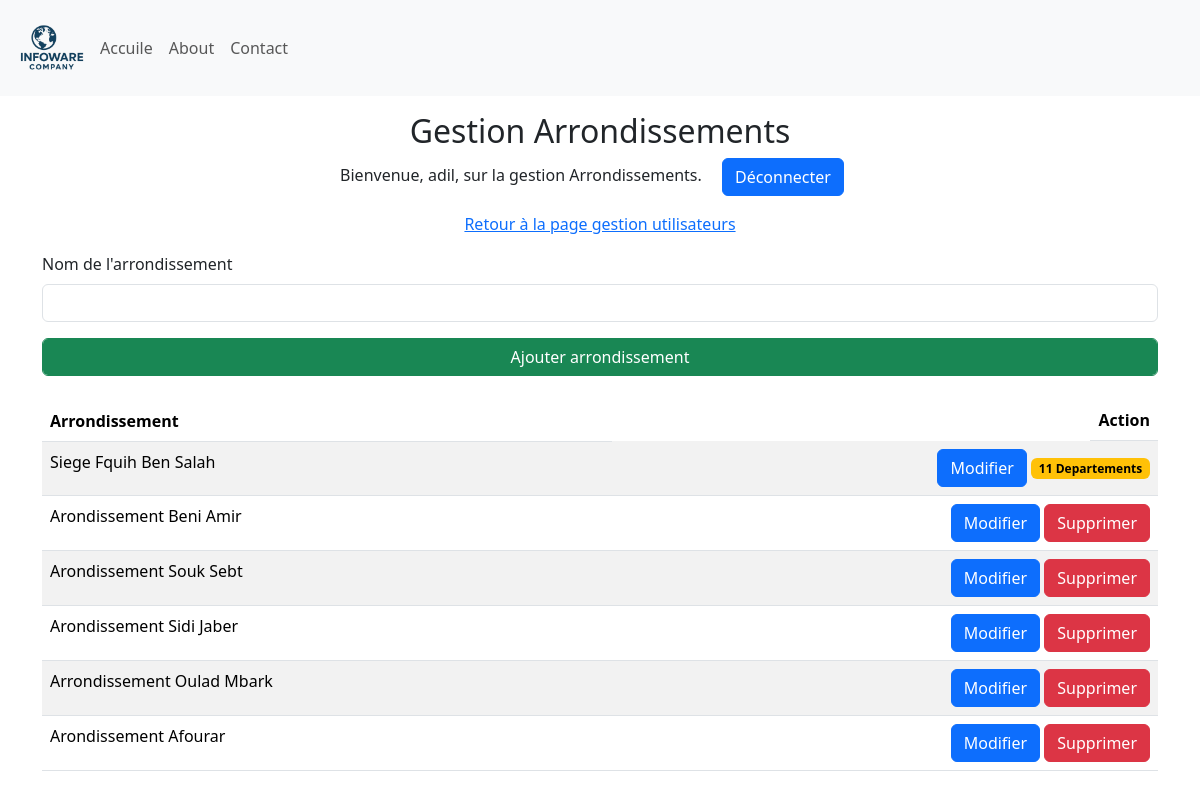
The app's page /manage_Arrondissements (signed in) with its own data.
### Site/models.py (models this page shows, shortened)
class Arondissement(db.Model):
    id = db.Column(db.Integer, primary_key=True)
    arondissement = db.Column(db.String(25), unique=True, nullable=False)
    departement = db.relationship('Departement', backref='Departement', lazy=True)

### Site/dashbord/arrondissement.py (the view, shortened to what this page needs)
@arrondissement.route('/manage_Arrondissements', methods=['GET', 'POST'])
def manage_Arrondissements():
    if 'user' not in session:
        return redirect(url_for('admin.admin'))
    arrondissements = Arondissement.query.all()
    return render_template('manage_Arrondissements.html', name=session['user'], arrondissements=arrondissements)

### Site/templates/manage_Arrondissements.html (shortened to what this page needs)
{% extends 'base.html' %}
{% block body %}
<div class="container-fluid">
    <div class="row">
        <div class="col-12  my-3">
            <div class="text-center">
                <h2>Gestion Arrondissements </h2>
                <p>Bienvenue, {{ name }}, sur la gestion Arrondissements. <a class="mx-3 btn btn-primary" href="{{ url_for('admin.logout') }}"">Déconnecter</a></p>
                <p><a href="{{ url_for('dashbord.manage_users') }}">Retour à la page gestion utilisateurs</a> </p>
            </div>
            <div class="container">
                <form method="POST">
                    <div class="mb-3">
                        <label for="arrondissementName" class="form-label">Nom de l'arrondissement</label>
                        <input type="text" class="form-control" id="arrondissementName" name="arrondissementName" required>
                    </div>
                    <button type="submit" class="form-control btn btn-success">Ajouter arrondissement</button>
                </form>
                <table class="table table-striped mt-4 ">
                    <thead>
                        <tr>
                          <th scope="col">Arrondissement</th>
                          <th class="float-end" scope="col">Action</th>
                        </tr>
                      </thead>
                      <tbody>
                        {% for arrondissement in arrondissements %}
                        <tr>
                          <td>{{ arrondissement.arondissement }}</td>
                          <td>
                            <div class="btn-group float-end" role="group" aria-label="Basic example">
                                <form method="POST" action="{{ url_for('arrondissement.delete_arrondissement', arrondissement_id=arrondissement.id) }}" onsubmit="return confirm('Êtes-vous sûr de vouloir supprimer cet arrondissement ?');">
                                    <a href="{{ url_for('arrondissement.update_arrondissement', arrondissement_id=arrondissement.id) }}" class="btn btn-primary">Modifier</a>
                                    {% if arrondissement.departement | length == 0 %}
                                        <button type="submit" class="btn btn-danger">Supprimer</button>
                                    {% else %}
                                        <span class="badge text-bg-warning"> {{ arrondissement.departement | length }} Departements</span>
                                    {% endif %}
                                </form>
                            </div>
                          </td>
                        </tr>
                        {% endfor %}
                </table>
            </div>
        </div>
    </div>
</div>
{% endblock %}

### Site/static/style.css (style rules this page uses)
* { margin: 0; padding: 0; box-sizing: border-box; }
:root { --primary-color: #0056b3; --secondary-color: #f8f9fa; --text-color: #333; --highlight-color: #007bff; }
body { font-family: 'Segoe UI', Tahoma, Geneva, Verdana, sans-serif; }

### records on screen
Arondissement: arondissement "Siege Fquih Ben Salah", departement|length "11"
Arondissement: arondissement "Arondissement Beni Amir", shows "Supprimer"
Arondissement: arondissement "Arondissement Souk Sebt", shows "Supprimer"
Arondissement: arondissement "Arondissement Sidi Jaber", shows "Supprimer"
Arondissement: arondissement "Arrondissement Oulad Mbark", shows "Supprimer"
Arondissement: arondissement "Arondissement Afourar", shows "Supprimer"

### other values on screen
{{ name }} "adil"
